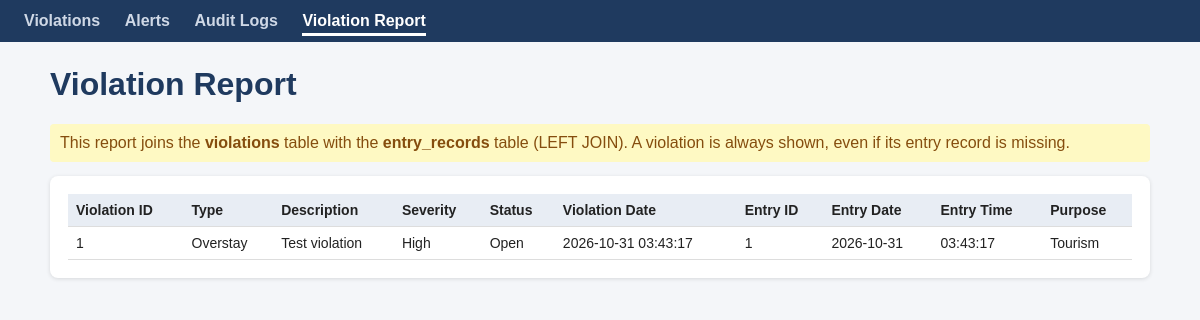
The page /php/michael/violation_report.php on the database its author committed.
### tables this page shows
CREATE TABLE IF NOT EXISTS violations (
    id INT AUTO_INCREMENT PRIMARY KEY,
    entry_records_id INT NOT NULL,
    violation_type VARCHAR(100) NOT NULL,
    description TEXT,
    severity ENUM('low', 'medium', 'high') NOT NULL DEFAULT 'low',
    status ENUM('open', 'resolved', 'dismissed') NOT NULL DEFAULT 'open',
    recorded_at DATETIME NOT NULL DEFAULT CURRENT_TIMESTAMP,
    FOREIGN KEY (entry_records_id) REFERENCES entry_records(id)
);

CREATE TABLE IF NOT EXISTS entry_records (
    id INT PRIMARY KEY AUTO_INCREMENT,
    traveler_id INT NOT NULL,
    vehicle_id INT NOT NULL,
    checkpoint_id INT NULL,
    entry_date DATE NOT NULL,
    entry_time TIME NOT NULL,
    purpose VARCHAR(255) NOT NULL,

    FOREIGN KEY (traveler_id)
        REFERENCES travelers(id),

    FOREIGN KEY (vehicle_id)
        REFERENCES vehicles(id),

    FOREIGN KEY (checkpoint_id)
        REFERENCES checkpoints(id)
);

### php/michael/violation_report.php (the view, shortened to what this page needs)
<?php
require_once 'helpers.php';
$conn->set_charset("utf8mb4");
$sql = "SELECT
            v.id            AS violation_id,
            v.violation_type,
            v.description,
            v.severity,
            v.status,
            v.recorded_at   AS violation_date,
            e.id            AS entry_id,
            e.entry_date,
            e.entry_time,
            e.purpose
        FROM violations v
        LEFT JOIN entry_records e
            ON v.entry_records_id = e.id
        ORDER BY v.id DESC";
$result = $conn->query($sql);
page_header('Violation Report', 'violation_report.php');
?>
<h1>Violation Report</h1>
<div class="note">
    This report joins the <strong>violations</strong> table with the <strong>entry_records</strong> table
    (LEFT JOIN). A violation is always shown, even if its entry record is missing.
</div>
<div class="box">
    <table>
        <tr>
            <th>Violation ID</th><th>Type</th><th>Description</th><th>Severity</th>
            <th>Status</th><th>Violation Date</th>
            <th>Entry ID</th><th>Entry Date</th><th>Entry Time</th><th>Purpose</th>
        </tr>
        <?php while ($r = $result->fetch_assoc()): ?>
        <tr>
            <td><?= (int)$r['violation_id'] ?></td>
            <td><?= h($r['violation_type']) ?></td>
            <td><?= h($r['description']) ?></td>
            <td><?= h(ucfirst($r['severity'])) ?></td>
            <td><?= h(ucfirst($r['status'])) ?></td>
            <td><?= h($r['violation_date']) ?></td>
            <?php if ($r['entry_id']): ?>
                <td><?= (int)$r['entry_id'] ?></td>
                <td><?= h($r['entry_date']) ?></td>
                <td><?= h($r['entry_time']) ?></td>
                <td><?= h($r['purpose']) ?></td>
            <?php else: ?>
                <td colspan="4">No entry record</td>
            <?php endif; ?>
        </tr>
        <?php endwhile; ?>
    </table>
</div>
<?php page_footer(); ?>

### php/michael/helpers.php (shortened to what this page needs)
<?php
function h($text) {
    return htmlspecialchars((string)$text, ENT_QUOTES, 'UTF-8');
}
function page_header($title, $active) {
    $links = [
        'violations.php'       => 'Violations',
        'alerts.php'           => 'Alerts',
        'audit_logs.php'       => 'Audit Logs',
        'violation_report.php' => 'Violation Report',
    ];
    ?>
<!DOCTYPE html>
<html lang="en">
<head>
</head>
<body>
<nav>
<?php foreach ($links as $file => $label): ?>
    <a href="<?= $file ?>" class="<?= $file === $active ? 'active' : '' ?>"><?= $label ?></a>
<?php endforeach; ?>
</nav>
<div class="container">
<?php
}
function page_footer() {
    echo "</div>\n</body>\n</html>";
}

### php/michael/helpers.php (style rules this page uses)
body { font-family: Arial, sans-serif; background: #f4f6f9; margin: 0; color: #222; }
nav { background: #1f3a5f; padding: 12px 24px; }
nav a { color: #cfd8e6; text-decoration: none; margin-right: 20px; font-weight: bold; }
nav a.active { color: #fff; border-bottom: 3px solid #fff; padding-bottom: 4px; }
.container { max-width: 1100px; margin: 24px auto; padding: 0 16px; }
h1 { color: #1f3a5f; }
.box { background: #fff; padding: 18px; border-radius: 8px; margin-bottom: 24px; box-shadow: 0 1px 4px rgba(0,0,0,0.12); }
table { width: 100%; border-collapse: collapse; }
th, td { padding: 8px; border-bottom: 1px solid #ddd; text-align: left; vertical-align: top; font-size: 14px; }
th { background: #e8edf4; }
.note { background: #fef9c3; color: #854d0e; padding: 10px; border-radius: 4px; margin-bottom: 14px; }

### rows shown on the page
violations: id "1", violation_type "Overstay", description "Test violation", severity "High", status "Open", recorded_at "2026-10-31 03:43:17", entry_records "1", entry_records.entry_date "2026-10-31", entry_records.entry_time "03:43:17", entry_records.purpose "Tourism"

### other values the page prints
$label "Violations"
$label "Alerts"
$label "Audit Logs"
$label "Violation Report"
